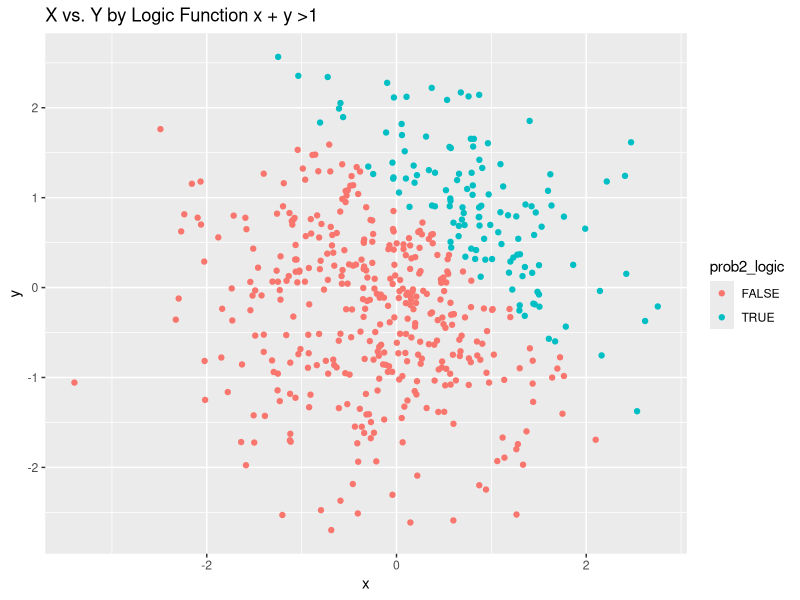
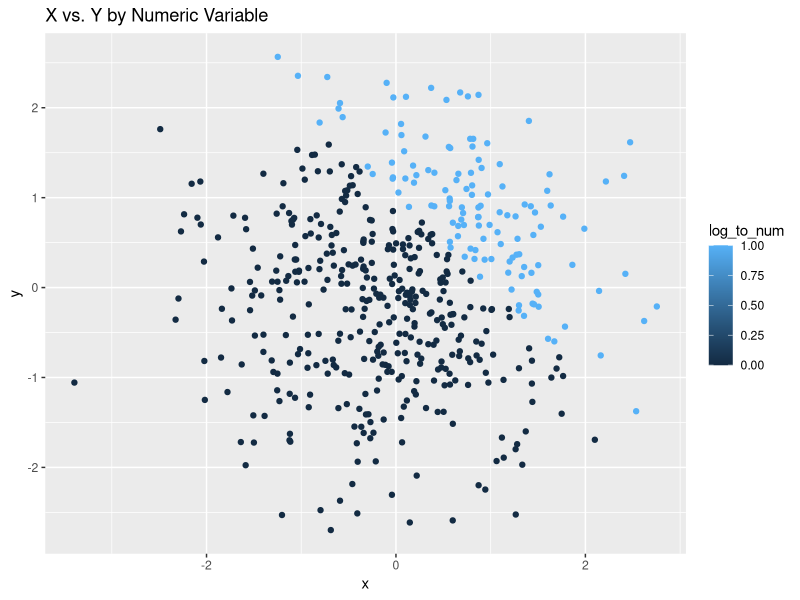
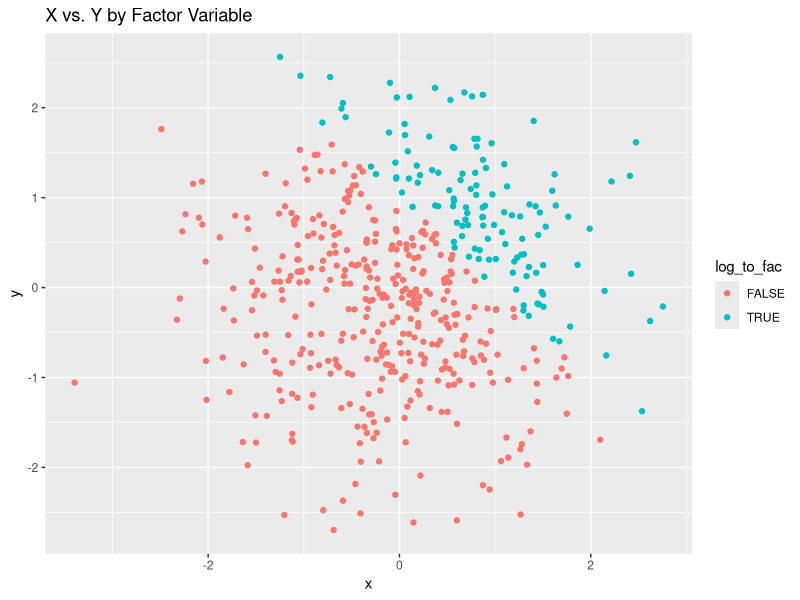
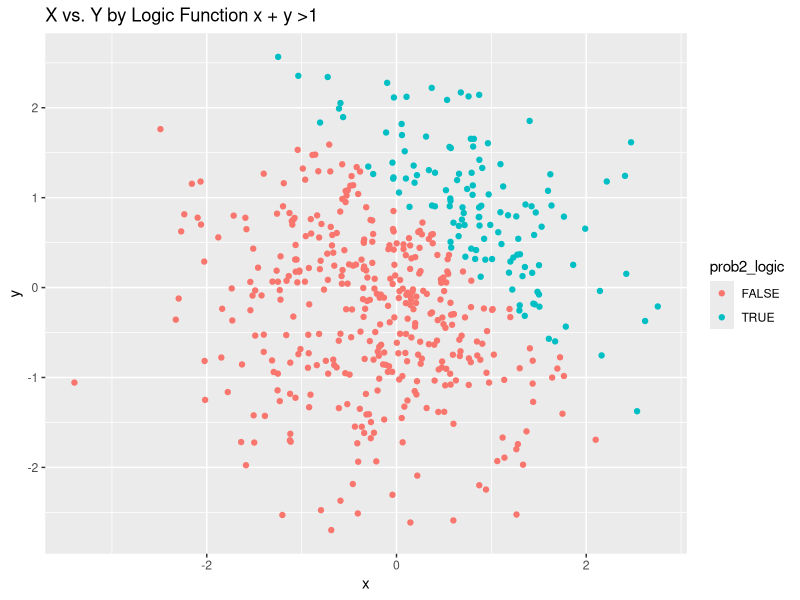

Generate these figures, in order, with R:
## ---- chunk 1
library(tidyverse)
## ---- chunk 2
hw1_df = tibble(
  prob1_samp = rnorm(8),
  prob1_positive = prob1_samp > 0,
  prob1_logic = prob1_positive > 0,
  prob1_char = c("one", "two", "three", "four", "five", "six", "seven", "eight"), 
  prob1_factor = factor(prob1_char, levels = c("low", "moderate", "high"))
)
## ---- chunk 3
mean(pull(hw1_df, prob1_samp))
mean(pull(hw1_df, prob1_positive))
mean(pull(hw1_df, prob1_logic))
mean(pull(hw1_df, prob1_char))
mean(pull(hw1_df, prob1_factor))
## ---- chunk 4
prob2_df = tibble(
  x = rnorm(500),
  y = rnorm(500),
  prob2_logic = x + y > 1,
  log_to_num = as.numeric(prob2_logic),
  log_to_fac = as.factor(prob2_logic)
)
## ---- chunk 5
ggplot(prob2_df, aes(x = x, y = y)) + geom_point(aes (color = prob2_logic)) + labs(title ="X vs. Y by Logic Function x + y >1")
  ggsave("logic_plot.png", width = 5, height = 5)
## ---- chunk 6
ggplot(prob2_df, aes(x = x, y = y)) + geom_point(aes (color = log_to_num)) + labs(title ="X vs. Y by Numeric Variable")
## ---- chunk 7
ggplot(prob2_df, aes(x = x, y = y)) + geom_point(aes (color = log_to_fac)) + labs(title ="X vs. Y by Factor Variable")
